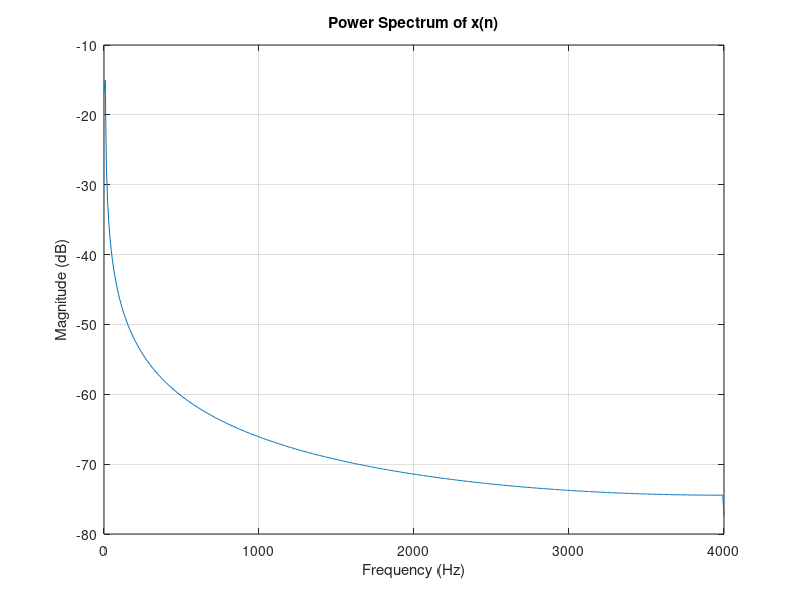

Write MATLAB code to recreate this figure.
clc;
clear;
close all;
N = 1024;
fs = 8000;
f = input('Enter the frequency [1 to 5000]: ');
n = 0:N-1;
x = sin(2 * pi * (f / fs) * n); 
[Pxx, frequencies] = periodogram(x, [], N, fs);
figure;
plot(frequencies, 10 * log10(Pxx));
grid on;
xlabel('Frequency (Hz)');
ylabel('Magnitude (dB)');
title('Power Spectrum of x(n)');
